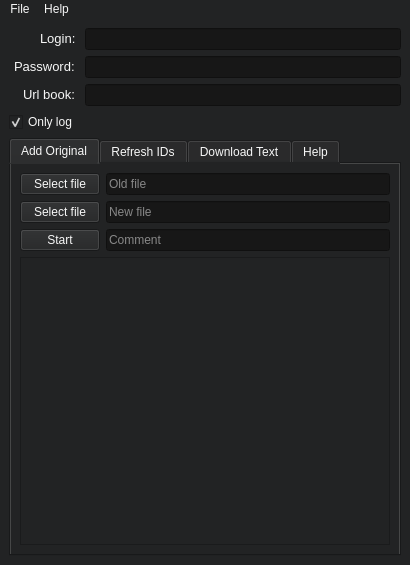
<?xml version="1.0" encoding="UTF-8"?>
<ui version="4.0">
 <class>MainWindow</class>
 <widget class="QMainWindow" name="MainWindow">
  <property name="geometry">
   <rect>
    <x>0</x>
    <y>0</y>
    <width>410</width>
    <height>565</height>
   </rect>
  </property>
  <property name="minimumSize">
   <size>
    <width>410</width>
    <height>565</height>
   </size>
  </property>
  <property name="acceptDrops">
   <bool>false</bool>
  </property>
  <property name="windowTitle">
   <string notr="true">NotabenoidTool</string>
  </property>
  <property name="autoFillBackground">
   <bool>false</bool>
  </property>
  <property name="styleSheet">
   <string notr="true">background-color: rgb(34, 35, 36);
color: rgb(247, 247, 247);</string>
  </property>
  <widget class="QWidget" name="centralwidget">
   <property name="minimumSize">
    <size>
     <width>409</width>
     <height>476</height>
    </size>
   </property>
   <layout class="QGridLayout" name="gridLayout">
    <item row="1" column="1" alignment="Qt::AlignLeft">
     <widget class="QLineEdit" name="login">
      <property name="enabled">
       <bool>false</bool>
      </property>
      <property name="minimumSize">
       <size>
        <width>316</width>
        <height>0</height>
       </size>
      </property>
      <property name="styleSheet">
       <string notr="true">background-color: rgb(23, 23, 23);</string>
      </property>
     </widget>
    </item>
    <item row="3" column="1" alignment="Qt::AlignLeft">
     <widget class="QLineEdit" name="password">
      <property name="enabled">
       <bool>false</bool>
      </property>
      <property name="minimumSize">
       <size>
        <width>316</width>
        <height>0</height>
       </size>
      </property>
      <property name="styleSheet">
       <string notr="true">background-color: rgb(23, 23, 23);</string>
      </property>
     </widget>
    </item>
    <item row="4" column="1" alignment="Qt::AlignLeft">
     <widget class="QLineEdit" name="urlBook">
      <property name="enabled">
       <bool>false</bool>
      </property>
      <property name="minimumSize">
       <size>
        <width>316</width>
        <height>0</height>
       </size>
      </property>
      <property name="styleSheet">
       <string notr="true">background-color: rgb(23, 23, 23);</string>
      </property>
     </widget>
    </item>
    <item row="7" column="0" colspan="2">
     <widget class="QTabWidget" name="tabWidget">
      <property name="enabled">
       <bool>true</bool>
      </property>
      <property name="sizePolicy">
       <sizepolicy hsizetype="Expanding" vsizetype="Expanding">
        <horstretch>0</horstretch>
        <verstretch>0</verstretch>
       </sizepolicy>
      </property>
      <property name="styleSheet">
       <string notr="true">background-color: rgb(34, 35, 36);</string>
      </property>
      <property name="currentIndex">
       <number>0</number>
      </property>
      <widget class="QWidget" name="tabAdd">
       <attribute name="title">
        <string>Add Original</string>
       </attribute>
       <layout class="QGridLayout" name="gridLayout_5">
        <item row="3" column="1">
         <widget class="QLineEdit" name="fileNameNew">
          <property name="enabled">
           <bool>true</bool>
          </property>
          <property name="styleSheet">
           <string notr="true">background-color: rgb(23, 23, 23);</string>
          </property>
          <property name="text">
           <string/>
          </property>
          <property name="frame">
           <bool>true</bool>
          </property>
          <property name="readOnly">
           <bool>false</bool>
          </property>
          <property name="placeholderText">
           <string>New file</string>
          </property>
         </widget>
        </item>
        <item row="1" column="1">
         <widget class="QLineEdit" name="fileNameOld">
          <property name="mouseTracking">
           <bool>true</bool>
          </property>
          <property name="styleSheet">
           <string notr="true">background-color: rgb(23, 23, 23);</string>
          </property>
          <property name="text">
           <string/>
          </property>
          <property name="frame">
           <bool>true</bool>
          </property>
          <property name="readOnly">
           <bool>false</bool>
          </property>
          <property name="placeholderText">
           <string>Old file</string>
          </property>
         </widget>
        </item>
        <item row="5" column="1" alignment="Qt::AlignLeft">
         <widget class="QLineEdit" name="comment">
          <property name="minimumSize">
           <size>
            <width>284</width>
            <height>0</height>
           </size>
          </property>
          <property name="styleSheet">
           <string notr="true">background-color: rgb(23, 23, 23);</string>
          </property>
          <property name="placeholderText">
           <string>Comment</string>
          </property>
         </widget>
        </item>
        <item row="1" column="0">
         <widget class="QPushButton" name="btnBrowseOld">
          <property name="text">
           <string>Select file</string>
          </property>
         </widget>
        </item>
        <item row="5" column="0">
         <widget class="QPushButton" name="btnStartAdd">
          <property name="text">
           <string>Start</string>
          </property>
         </widget>
        </item>
        <item row="6" column="0" colspan="2">
         <widget class="QTextEdit" name="logBoxAdd">
          <property name="font">
           <font>
            <pointsize>15</pointsize>
           </font>
          </property>
          <property name="styleSheet">
           <string notr="true"/>
          </property>
          <property name="verticalScrollBarPolicy">
           <enum>Qt::ScrollBarAsNeeded</enum>
          </property>
          <property name="horizontalScrollBarPolicy">
           <enum>Qt::ScrollBarAsNeeded</enum>
          </property>
          <property name="lineWrapMode">
           <enum>QTextEdit::NoWrap</enum>
          </property>
          <property name="html">
           <string>&lt;!DOCTYPE HTML PUBLIC &quot;-//W3C//DTD HTML 4.0//EN&quot; &quot;http://www.w3.org/TR/REC-html40/strict.dtd&quot;&gt;
&lt;html&gt;&lt;head&gt;&lt;meta name=&quot;qrichtext&quot; content=&quot;1&quot; /&gt;&lt;style type=&quot;text/css&quot;&gt;
p, li { white-space: pre-wrap; }
&lt;/style&gt;&lt;/head&gt;&lt;body style=&quot; font-family:'MS Shell Dlg 2'; font-size:15pt; font-weight:400; font-style:normal;&quot;&gt;
&lt;p style=&quot;-qt-paragraph-type:empty; margin-top:0px; margin-bottom:0px; margin-left:0px; margin-right:0px; -qt-block-indent:0; text-indent:0px; font-size:8.25pt;&quot;&gt;&lt;br /&gt;&lt;/p&gt;&lt;/body&gt;&lt;/html&gt;</string>
          </property>
         </widget>
        </item>
        <item row="3" column="0">
         <widget class="QPushButton" name="btnBrowseNew">
          <property name="text">
           <string>Select file</string>
          </property>
         </widget>
        </item>
       </layout>
      </widget>
      <widget class="QWidget" name="tabRefresh">
       <attribute name="title">
        <string>Refresh IDs</string>
       </attribute>
       <layout class="QGridLayout" name="gridLayout_2">
        <item row="2" column="0">
         <widget class="QPushButton" name="btnStartRefresh">
          <property name="enabled">
           <bool>false</bool>
          </property>
          <property name="sizePolicy">
           <sizepolicy hsizetype="Minimum" vsizetype="Fixed">
            <horstretch>0</horstretch>
            <verstretch>0</verstretch>
           </sizepolicy>
          </property>
          <property name="maximumSize">
           <size>
            <width>80</width>
            <height>16777215</height>
           </size>
          </property>
          <property name="text">
           <string>Start</string>
          </property>
         </widget>
        </item>
        <item row="0" column="0" alignment="Qt::AlignHCenter">
         <widget class="QLineEdit" name="refreshText">
          <property name="minimumSize">
           <size>
            <width>120</width>
            <height>0</height>
           </size>
          </property>
          <property name="font">
           <font>
            <pointsize>10</pointsize>
           </font>
          </property>
          <property name="text">
           <string>Missing line number</string>
          </property>
          <property name="frame">
           <bool>false</bool>
          </property>
          <property name="readOnly">
           <bool>true</bool>
          </property>
         </widget>
        </item>
        <item row="4" column="0" colspan="2">
         <widget class="QTextEdit" name="logBoxRefresh">
          <property name="font">
           <font>
            <pointsize>15</pointsize>
           </font>
          </property>
          <property name="verticalScrollBarPolicy">
           <enum>Qt::ScrollBarAsNeeded</enum>
          </property>
          <property name="horizontalScrollBarPolicy">
           <enum>Qt::ScrollBarAsNeeded</enum>
          </property>
          <property name="lineWrapMode">
           <enum>QTextEdit::NoWrap</enum>
          </property>
          <property name="html">
           <string>&lt;!DOCTYPE HTML PUBLIC &quot;-//W3C//DTD HTML 4.0//EN&quot; &quot;http://www.w3.org/TR/REC-html40/strict.dtd&quot;&gt;
&lt;html&gt;&lt;head&gt;&lt;meta name=&quot;qrichtext&quot; content=&quot;1&quot; /&gt;&lt;style type=&quot;text/css&quot;&gt;
p, li { white-space: pre-wrap; }
&lt;/style&gt;&lt;/head&gt;&lt;body style=&quot; font-family:'MS Shell Dlg 2'; font-size:15pt; font-weight:400; font-style:normal;&quot;&gt;
&lt;p style=&quot;-qt-paragraph-type:empty; margin-top:0px; margin-bottom:0px; margin-left:0px; margin-right:0px; -qt-block-indent:0; text-indent:0px; font-size:8.25pt;&quot;&gt;&lt;br /&gt;&lt;/p&gt;&lt;/body&gt;&lt;/html&gt;</string>
          </property>
         </widget>
        </item>
        <item row="0" column="1" alignment="Qt::AlignLeft">
         <widget class="QLineEdit" name="lineNumber">
          <property name="styleSheet">
           <string notr="true">background-color: rgb(23, 23, 23);</string>
          </property>
          <property name="placeholderText">
           <string>1</string>
          </property>
         </widget>
        </item>
        <item row="2" column="1">
         <widget class="QProgressBar" name="progressBarRefresh">
          <property name="sizePolicy">
           <sizepolicy hsizetype="Preferred" vsizetype="Minimum">
            <horstretch>0</horstretch>
            <verstretch>0</verstretch>
           </sizepolicy>
          </property>
          <property name="styleSheet">
           <string notr="true">background-color: rgb(23, 23, 23);</string>
          </property>
          <property name="value">
           <number>0</number>
          </property>
          <property name="textVisible">
           <bool>true</bool>
          </property>
         </widget>
        </item>
       </layout>
      </widget>
      <widget class="QWidget" name="tab">
       <attribute name="title">
        <string>Download Text</string>
       </attribute>
       <layout class="QGridLayout" name="gridLayout_3">
        <item row="0" column="0">
         <widget class="QComboBox" name="comboBox">
          <property name="styleSheet">
           <string notr="true">selection-color: rgb(85, 170, 255);</string>
          </property>
          <property name="currentIndex">
           <number>0</number>
          </property>
          <property name="frame">
           <bool>true</bool>
          </property>
          <item>
           <property name="text">
            <string>Original</string>
           </property>
          </item>
          <item>
           <property name="text">
            <string>Translated</string>
           </property>
          </item>
         </widget>
        </item>
        <item row="1" column="0">
         <widget class="QPushButton" name="btnStartDownload">
          <property name="enabled">
           <bool>false</bool>
          </property>
          <property name="maximumSize">
           <size>
            <width>80</width>
            <height>16777215</height>
           </size>
          </property>
          <property name="text">
           <string>Start</string>
          </property>
         </widget>
        </item>
        <item row="1" column="1">
         <widget class="QProgressBar" name="progressBarDownload">
          <property name="styleSheet">
           <string notr="true">background-color: rgb(23, 23, 23);</string>
          </property>
          <property name="value">
           <number>0</number>
          </property>
          <property name="textVisible">
           <bool>true</bool>
          </property>
         </widget>
        </item>
        <item row="2" column="0" colspan="2">
         <widget class="QTextEdit" name="logBoxDownload">
          <property name="font">
           <font>
            <pointsize>15</pointsize>
           </font>
          </property>
          <property name="verticalScrollBarPolicy">
           <enum>Qt::ScrollBarAsNeeded</enum>
          </property>
          <property name="horizontalScrollBarPolicy">
           <enum>Qt::ScrollBarAsNeeded</enum>
          </property>
          <property name="lineWrapMode">
           <enum>QTextEdit::NoWrap</enum>
          </property>
          <property name="html">
           <string>&lt;!DOCTYPE HTML PUBLIC &quot;-//W3C//DTD HTML 4.0//EN&quot; &quot;http://www.w3.org/TR/REC-html40/strict.dtd&quot;&gt;
&lt;html&gt;&lt;head&gt;&lt;meta name=&quot;qrichtext&quot; content=&quot;1&quot; /&gt;&lt;style type=&quot;text/css&quot;&gt;
p, li { white-space: pre-wrap; }
&lt;/style&gt;&lt;/head&gt;&lt;body style=&quot; font-family:'MS Shell Dlg 2'; font-size:15pt; font-weight:400; font-style:normal;&quot;&gt;
&lt;p style=&quot;-qt-paragraph-type:empty; margin-top:0px; margin-bottom:0px; margin-left:0px; margin-right:0px; -qt-block-indent:0; text-indent:0px; font-size:8.25pt;&quot;&gt;&lt;br /&gt;&lt;/p&gt;&lt;/body&gt;&lt;/html&gt;</string>
          </property>
         </widget>
        </item>
       </layout>
      </widget>
      <widget class="QWidget" name="tab_2">
       <attribute name="title">
        <string>Help</string>
       </attribute>
       <layout class="QGridLayout" name="gridLayout_4">
        <item row="0" column="0">
         <widget class="QTextEdit" name="logBoxDownload_5">
          <property name="font">
           <font>
            <family>Verdana</family>
           </font>
          </property>
          <property name="verticalScrollBarPolicy">
           <enum>Qt::ScrollBarAsNeeded</enum>
          </property>
          <property name="horizontalScrollBarPolicy">
           <enum>Qt::ScrollBarAsNeeded</enum>
          </property>
          <property name="lineWrapMode">
           <enum>QTextEdit::NoWrap</enum>
          </property>
          <property name="readOnly">
           <bool>true</bool>
          </property>
          <property name="html">
           <string>&lt;!DOCTYPE HTML PUBLIC &quot;-//W3C//DTD HTML 4.0//EN&quot; &quot;http://www.w3.org/TR/REC-html40/strict.dtd&quot;&gt;
&lt;html&gt;&lt;head&gt;&lt;meta name=&quot;qrichtext&quot; content=&quot;1&quot; /&gt;&lt;style type=&quot;text/css&quot;&gt;
p, li { white-space: pre-wrap; }
&lt;/style&gt;&lt;/head&gt;&lt;body style=&quot; font-family:'Verdana'; font-size:8.25pt; font-weight:400; font-style:normal;&quot;&gt;
&lt;p style=&quot;-qt-paragraph-type:empty; margin-top:0px; margin-bottom:0px; margin-left:0px; margin-right:0px; -qt-block-indent:0; text-indent:0px;&quot;&gt;&lt;br /&gt;&lt;/p&gt;&lt;/body&gt;&lt;/html&gt;</string>
          </property>
         </widget>
        </item>
       </layout>
      </widget>
     </widget>
    </item>
    <item row="1" column="0" alignment="Qt::AlignLeft">
     <widget class="QLineEdit" name="loginText">
      <property name="maximumSize">
       <size>
        <width>70</width>
        <height>16777215</height>
       </size>
      </property>
      <property name="font">
       <font>
        <pointsize>10</pointsize>
       </font>
      </property>
      <property name="layoutDirection">
       <enum>Qt::LeftToRight</enum>
      </property>
      <property name="text">
       <string>Login:</string>
      </property>
      <property name="frame">
       <bool>false</bool>
      </property>
      <property name="alignment">
       <set>Qt::AlignRight|Qt::AlignTrailing|Qt::AlignVCenter</set>
      </property>
      <property name="readOnly">
       <bool>true</bool>
      </property>
     </widget>
    </item>
    <item row="3" column="0" alignment="Qt::AlignLeft">
     <widget class="QLineEdit" name="passwordText">
      <property name="maximumSize">
       <size>
        <width>70</width>
        <height>16777215</height>
       </size>
      </property>
      <property name="font">
       <font>
        <pointsize>10</pointsize>
       </font>
      </property>
      <property name="text">
       <string>Password:</string>
      </property>
      <property name="frame">
       <bool>false</bool>
      </property>
      <property name="alignment">
       <set>Qt::AlignRight|Qt::AlignTrailing|Qt::AlignVCenter</set>
      </property>
      <property name="readOnly">
       <bool>true</bool>
      </property>
     </widget>
    </item>
    <item row="4" column="0">
     <widget class="QLineEdit" name="urlBookText">
      <property name="maximumSize">
       <size>
        <width>70</width>
        <height>16777215</height>
       </size>
      </property>
      <property name="font">
       <font>
        <pointsize>10</pointsize>
       </font>
      </property>
      <property name="text">
       <string>Url book:</string>
      </property>
      <property name="frame">
       <bool>false</bool>
      </property>
      <property name="alignment">
       <set>Qt::AlignRight|Qt::AlignTrailing|Qt::AlignVCenter</set>
      </property>
      <property name="readOnly">
       <bool>true</bool>
      </property>
     </widget>
    </item>
    <item row="5" column="0" alignment="Qt::AlignHCenter">
     <widget class="QCheckBox" name="logBox">
      <property name="styleSheet">
       <string notr="true"/>
      </property>
      <property name="text">
       <string>Only log</string>
      </property>
      <property name="checked">
       <bool>true</bool>
      </property>
      <property name="tristate">
       <bool>false</bool>
      </property>
     </widget>
    </item>
   </layout>
  </widget>
  <widget class="QMenuBar" name="menubar">
   <property name="geometry">
    <rect>
     <x>0</x>
     <y>0</y>
     <width>410</width>
     <height>20</height>
    </rect>
   </property>
   <widget class="QMenu" name="menuFile">
    <property name="title">
     <string>File</string>
    </property>
    <addaction name="actionRestart"/>
    <addaction name="actionQuit"/>
   </widget>
   <widget class="QMenu" name="menuHelp">
    <property name="title">
     <string>Help</string>
    </property>
    <addaction name="actionnotabenoid_org"/>
   </widget>
   <addaction name="menuFile"/>
   <addaction name="menuHelp"/>
  </widget>
  <action name="actionnotabenoid_org">
   <property name="text">
    <string>Notabenoid.org</string>
   </property>
  </action>
  <action name="actionOpen_old_file">
   <property name="text">
    <string>Open old file</string>
   </property>
  </action>
  <action name="actionOpen_new_file">
   <property name="text">
    <string>Open new file</string>
   </property>
  </action>
  <action name="actionQuit">
   <property name="text">
    <string>Quit</string>
   </property>
  </action>
  <action name="actionRestart">
   <property name="text">
    <string>Restart</string>
   </property>
  </action>
  <action name="actionAdd_Text_1_Download_Original_text_binary_orig_from_site_txt_2_Go_to_Add_Original_3_Select_Old_file_binary_orig_from_site_txt_4_Select_New_file_5_Add_text_to_Comment_6_Press_Start_Button">
   <property name="checkable">
    <bool>false</bool>
   </property>
   <property name="text">
    <string>Add Text
1) Download Original text (binary_orig_from_site.txt)
2) Go to &quot;Add Original&quot; 
3) Select &quot;Old file&quot; (binary_orig_from_site.txt)
4) Select &quot;New file&quot;
5) Add text to &quot;Comment&quot;
6) Press &quot;Start&quot; Button
</string>
   </property>
  </action>
 </widget>
 <resources>
  <include location="1.qrc"/>
 </resources>
 <connections/>
</ui>
